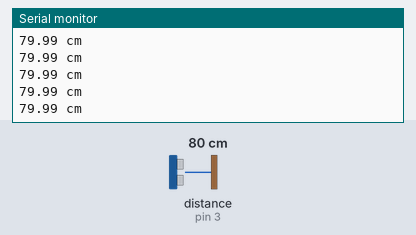
Recording of a sketch running on a simulated Arduino Uno, built with avr-gcc and run on an emulated ATmega328P. Parts: the last lines printed to the serial monitor. Inputs (shaded band) come from the test bench; at power-on: distance to the obstacle (sensor on pin 3) 80 cm. The echo pulse lasts 58.3 µs per cm.

Above: at 1.2 s.
1.3 s: distance to the obstacle (sensor on pin 3) set to 299 cm
At 1.62 s:
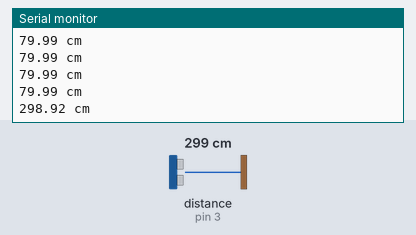
4.3 s: distance to the obstacle (sensor on pin 3) set to 2 cm
At 4.45 s:
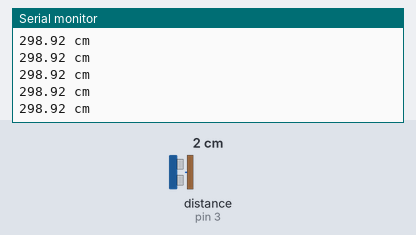
Timing chart, 0 to 7.3 s (numbered marks = the images above; inputs shaded):
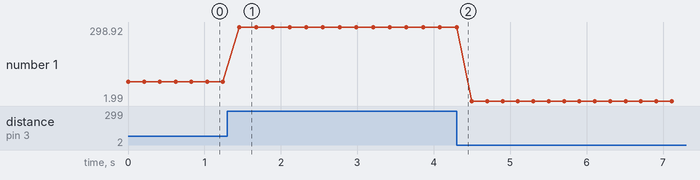

The sketch:

02_sensor_us.ino
```cpp
const uint8_t US_PINS[] = {
  12,  //trigger
  3    //echo
};
uint32_t time = 0;

void setup() {
  pinMode(US_PINS[0], OUTPUT);
  pinMode(US_PINS[1], INPUT);
  Serial.begin(9600);
}
void loop() {
  digitalWrite(US_PINS[0], LOW); //making sure the trigger is off.
  delayMicroseconds(2);
  digitalWrite(US_PINS[0], HIGH); //create sound
  delayMicroseconds(10);
  digitalWrite(US_PINS[0], LOW); //turn off

  time = pulseIn(US_PINS[1], HIGH); //count the time of echo.
  // time = microseconds * 1000000
  // 343 m/s speed of sound
  float dura = (time / 2);
  dura = dura / 1000000;
  // s = d/t | d = st
  float dist = 343 * dura;
  dist = dist * 100;
  // double dura = (time / 2);
  // double dist = dura / 29.15;
  Serial.print(dist);
  Serial.println(" cm");
  delay(200);
}
```

Measured:
- after the input at 1.3 s, the serial monitor: prints a new line after 0.16 s (image 1)
- plotted number 1: 79.99 → 298.92 after the input at 1.3 s, 298.92 → 1.99 after the input at 4.3 s
